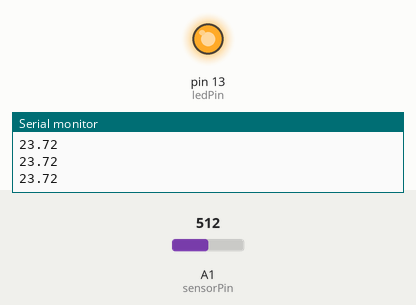
Bench run of a sketch on a simulated Arduino Uno, built with avr-gcc and run on an emulated ATmega328P. On the bench: output pins drawn as LEDs (lit = HIGH), the last lines printed to the serial monitor. The inputs (shaded band) are chosen by the test bench; at power-on: A1 (sensorPin) = 512.

Above: at 1.2 s.
1.3 s: A1 (sensorPin) set to 500
2.8 s: A1 (sensorPin) set to 478
At 3.5 s:
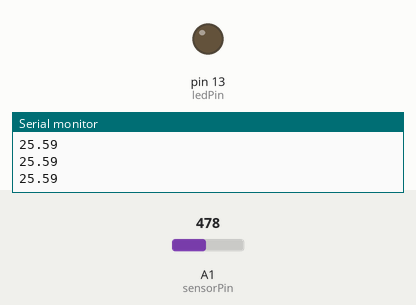
4.3 s: A1 (sensorPin) set to 511
At 5.6 s:
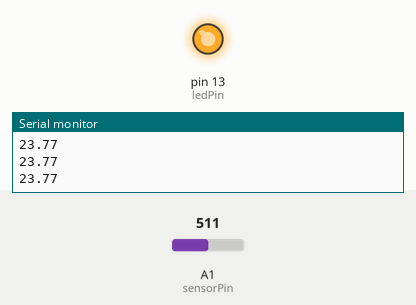
5.9 s: A1 (sensorPin) set to 306
At 6.8 s:
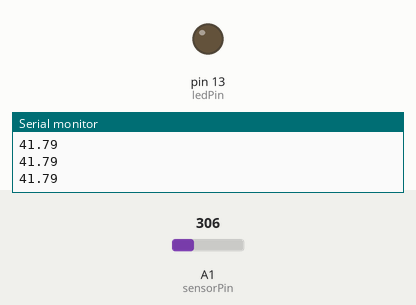
Timing chart, 0 to 8.4 s (numbered marks = the images above; inputs shaded):
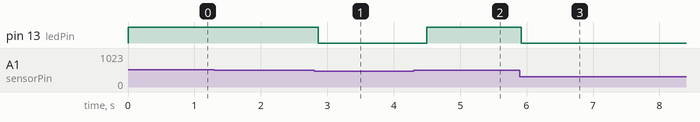

The sketch:

sensor_distancia_ir.ino
```cpp
/**
 * Codigo de exemplo de utilizacao do Sensor de Distancia IR Sharp 2YY0a02
 * Acende ou apaga um led de acordo com a distancia entre o sensor e um objeto
 *
 * Adapatado de http://luckylarry.co.uk/arduino-projects/arduino-using-a-sharp-ir-sensor-for-distance-calculation/
 *
 * 17 de dezembro de 2011
 * @LennonJesus
 */

const int sensorPin = 1; // pino analogico onde esta ligado o sensor
const int ledPin = 13; // pino onde esta ligado o led

void setup() {
  pinMode(ledPin, OUTPUT);
  Serial.begin(9600);
}

void loop() {

  float distance = 0;

  // Afim de melhorar a precisao, utilizei o loop a seguir para coletar a distancia 8 vezes e armazenar a soma dos resultados
  for (int idx = 0; idx < 8; idx++) {

    float volts = analogRead(sensorPin) * 0.0048828125;   // value from sensor * (5/1024) - if running 3.3.volts then change 5 to 3.3

    distance += 65 * pow(volts, -1.10);          // worked out from graph 65 = theretical distance / (1/Volts)S - luckylarry.co.uk

  }

  distance = distance / 8;

  Serial.println(distance);

  if (distance < 25) {
    digitalWrite(ledPin, HIGH);
  } else {
     digitalWrite(ledPin, LOW);
  }

  // como o loop que coleta os dados da distancia e executado 8 vezes em intervalos de 100 milisegundos,
  // com um delay adicional de 200 milisegundos, teremos a medicao completa sendo executada a cada 1 segundo.
  delay(200);
}
```

Measured:
- the behaviour switches between 489 and 488 on A1 (sensorPin) (found by bisection; images 0 and 1)
- after the input at 2.8 s, pin 13 (ledPin): HIGH → LOW after 0.06 s
- after the input at 4.3 s, pin 13 (ledPin): LOW → HIGH after 0.19 s
- after the input at 5.9 s, pin 13 (ledPin): HIGH → LOW at once
